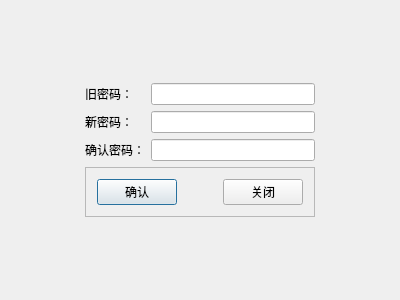
<?xml version="1.0" encoding="UTF-8"?>
<ui version="4.0">
 <class>Agent_ChangePass</class>
 <widget class="QDialog" name="Agent_ChangePass">
  <property name="geometry">
   <rect>
    <x>0</x>
    <y>0</y>
    <width>400</width>
    <height>300</height>
   </rect>
  </property>
  <property name="windowTitle">
   <string>Dialog_Change_Pass</string>
  </property>
  <layout class="QGridLayout" name="gridLayout">
   <item row="3" column="1">
    <widget class="QLabel" name="label_ConfirmPass">
     <property name="text">
      <string>确认密码：</string>
     </property>
    </widget>
   </item>
   <item row="4" column="1" colspan="2">
    <widget class="QFrame" name="frame_Box">
     <property name="frameShape">
      <enum>QFrame::StyledPanel</enum>
     </property>
     <property name="frameShadow">
      <enum>QFrame::Raised</enum>
     </property>
     <layout class="QGridLayout" name="gridLayout_2">
      <item row="0" column="0">
       <widget class="QPushButton" name="pushButton_Confirm">
        <property name="text">
         <string>确认</string>
        </property>
       </widget>
      </item>
      <item row="0" column="2">
       <widget class="QPushButton" name="pushButton_Cancel">
        <property name="text">
         <string>关闭</string>
        </property>
       </widget>
      </item>
      <item row="0" column="1">
       <spacer name="horizontalSpacer">
        <property name="orientation">
         <enum>Qt::Horizontal</enum>
        </property>
        <property name="sizeHint" stdset="0">
         <size>
          <width>40</width>
          <height>20</height>
         </size>
        </property>
       </spacer>
      </item>
     </layout>
    </widget>
   </item>
   <item row="1" column="1">
    <widget class="QLabel" name="label_OldPass">
     <property name="text">
      <string>旧密码：</string>
     </property>
    </widget>
   </item>
   <item row="1" column="2">
    <widget class="QLineEdit" name="lineEdit_OldPass"/>
   </item>
   <item row="3" column="2">
    <widget class="QLineEdit" name="lineEdit_ConfirmPass"/>
   </item>
   <item row="2" column="1">
    <widget class="QLabel" name="label_NewPass">
     <property name="text">
      <string>新密码：</string>
     </property>
    </widget>
   </item>
   <item row="2" column="2">
    <widget class="QLineEdit" name="lineEdit_NewPass"/>
   </item>
   <item row="3" column="3">
    <spacer name="horizontalSpacer_3">
     <property name="orientation">
      <enum>Qt::Horizontal</enum>
     </property>
     <property name="sizeHint" stdset="0">
      <size>
       <width>40</width>
       <height>20</height>
      </size>
     </property>
    </spacer>
   </item>
   <item row="5" column="1">
    <spacer name="verticalSpacer">
     <property name="orientation">
      <enum>Qt::Vertical</enum>
     </property>
     <property name="sizeHint" stdset="0">
      <size>
       <width>20</width>
       <height>40</height>
      </size>
     </property>
    </spacer>
   </item>
   <item row="3" column="0">
    <spacer name="horizontalSpacer_2">
     <property name="orientation">
      <enum>Qt::Horizontal</enum>
     </property>
     <property name="sizeHint" stdset="0">
      <size>
       <width>40</width>
       <height>20</height>
      </size>
     </property>
    </spacer>
   </item>
   <item row="0" column="2">
    <spacer name="verticalSpacer_2">
     <property name="orientation">
      <enum>Qt::Vertical</enum>
     </property>
     <property name="sizeHint" stdset="0">
      <size>
       <width>20</width>
       <height>40</height>
      </size>
     </property>
    </spacer>
   </item>
  </layout>
 </widget>
 <layoutdefault spacing="6" margin="11"/>
 <resources/>
 <connections/>
</ui>
